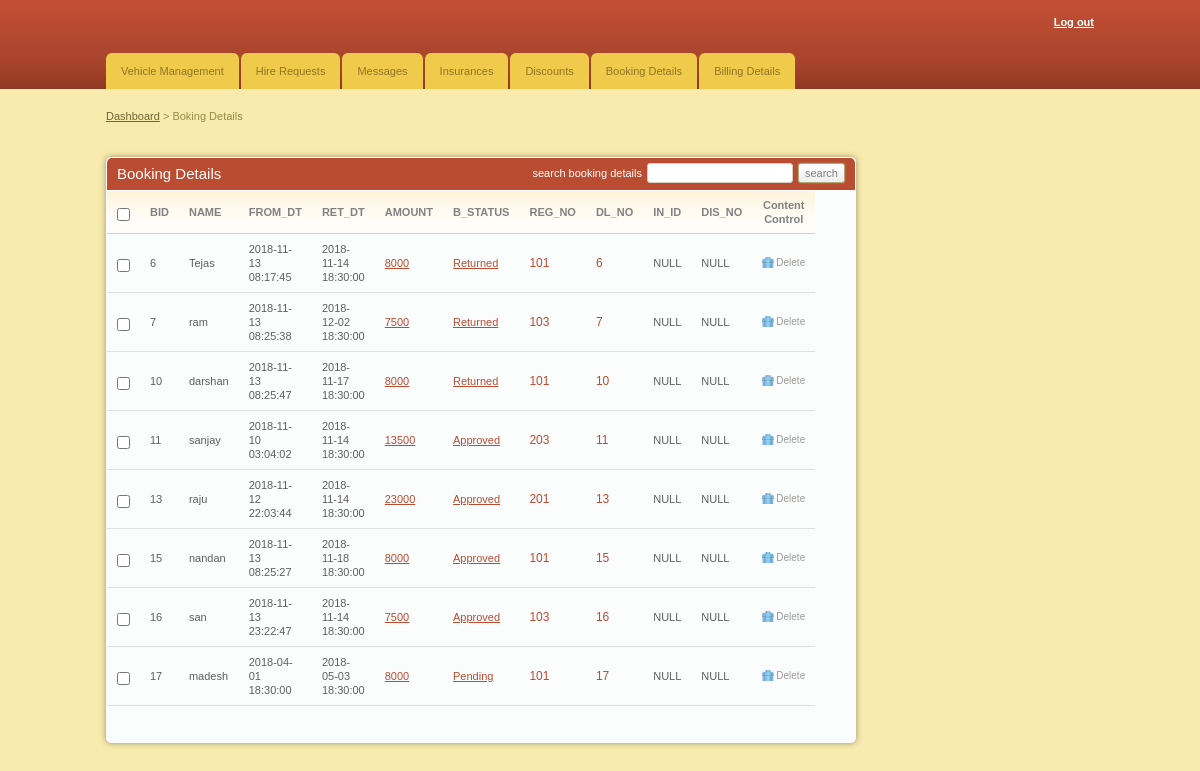
/admin/bookingdetails1.php (signed in), run on the app's committed database.
### tables this page shows
CREATE TABLE `client` (
  `client_id` int(11) NOT NULL,
  `fname` varchar(255) NOT NULL,
  `email` varchar(255) NOT NULL,
  `id_no` int(11) NOT NULL,
  `phone` int(11) DEFAULT NULL,
  `location` varchar(255) NOT NULL,
  `gender` varchar(255) NOT NULL,
  `car_id` int(11) NOT NULL,
  `status` varchar(255) NOT NULL,
  `mpesa` varchar(255) NOT NULL,
  `FROM_DT_TIME` timestamp NOT NULL DEFAULT CURRENT_TIMESTAMP ON UPDATE CURRENT_TIMESTAMP,
  `RET_DT_TIME` timestamp NOT NULL DEFAULT '0000-00-00 00:00:00'
);

CREATE TABLE `cars` (
  `car_id` int(11) NOT NULL,
  `car_name` varchar(255) NOT NULL,
  `car_type` varchar(255) NOT NULL,
  `image` text NOT NULL,
  `hire_cost` int(11) NOT NULL,
  `capacity` int(11) NOT NULL,
  `status` varchar(255) NOT NULL,
  `CAR_CATEGORY_NAME` varchar(25) NOT NULL,
  `LOC_ID` char(4) DEFAULT NULL
);

### admin/bookingdetails1.php (the view, shortened to what this page needs)
<!DOCTYPE html PUBLIC "-//W3C//DTD XHTML 1.0 Transitional//EN" "http://www.w3.org/TR/xhtml1/DTD/xhtml1-transitional.dtd">
<html xmlns="http://www.w3.org/1999/xhtml">
<head>
<link rel="stylesheet" href="css/style.css" type="text/css" media="all" />
</head>
<body>
<div id="header">
<div class="shell">
<?php
include 'menu.php';
?>
</div>
</div>
<div id="container">
<div class="shell">
<div class="small-nav">
<a href="index.php">Dashboard</a>
<span>&gt;
</span>
Boking Details
</div>
<br />
<div id="main">
<div id="content">
<div class="box" >
<div class="box-head" >
<h2 class="left">Booking Details</h2>
<div class="right">
<label>  search booking details</label>
<input type="text" class="field small-field" />
<input type="submit" class="button" value="search" />
</div>
</div>
<div class="table">
<table width="50" border="0" cellspacing="0" cellpadding="0">
<tr>
<th width="13"><input type="checkbox" class="checkbox" />
</th>
<th>BID</th>
<th>NAME</th>
<th>FROM_DT</th>
<th>RET_DT</th>
<th>AMOUNT</th>
<th>B_STATUS</th>
<th>REG_NO</th>
<th>DL_NO</th>
<th>IN_ID</th>
<th>DIS_NO</th>
<th width="110" class="ac">Content Control</th>
</tr>
<?php
include '../includes/config.php';
$select = "SELECT client.client_id,client.fname,client.phone,cars.car_name,cars.hire_cost,client.status,client.FROM_DT_TIME,client.RET_DT_TIME ,cars.car_id
FROM client JOIN cars ON client.car_id=cars.car_id";
$result = $conn->query($select);
while($row = $result->fetch_assoc()){
?>
<tr>
<td><input type="checkbox" class="checkbox" /></td>
<td><?php echo $row['client_id'] ?></td>
<td><?php echo $row['fname'] ?></td>
<td><?php echo $row['FROM_DT_TIME'] ?></td>
<td><?php echo $row['RET_DT_TIME'] ?></td>
<td><a href="#"><?php echo $row['hire_cost'] ?></a></td>
<td><a href="#"><?php echo $row['status'] ?></a></td>
<td><h3><a href="#"><?php echo $row['car_id'] ?></a></h3></td>
<td><h3><a href="#"><?php echo $row['client_id'] ?></a></h3></td>
<td><?php echo 'NULL' ?></td>
<td><?php echo 'NULL' ?></td>
<td><a href="javascript:sureToApprove(<?php echo $row['client_id'];?>)"
class="ico del">Delete</a>
</tr>
<?php
}
?>
</table>
<div class="pagging">
</div>
</div>
</div>
</div>
</div>
</body>
</html>

### admin/css/style.css (style rules this page uses)
* { padding:0; margin:0; outline:0; }
body { background:#f9ebae; font-family: Verdana, sans-serif; font-size:11px; line-height:14px; color:#5e5e5e; }
input, textarea, select { font-family: Verdana, sans-serif; font-size:13px; }
.field { border:solid 1px #d3cfc7; background:#fff; padding:5px; }
.small-field { border:solid 1px #d3cfc7; background:#fff; padding:3px 1px; font-size:11px; }
.checkbox { width:13px; height:13px; vertical-align:top; position:relative; top:2px; }
.button { background:#eee url(images/button.gif) repeat-x 0 0; border:solid 1px #b1a874; color:#7f7f7f; font-size:11px; padding:2px 6px 2px 6px; cursor:pointer; line-height:14px !important; }
a { color:#ba4c32; text-decoration: underline; cursor:pointer; }
.left, .alignleft { float:left; display:inline; }
.right, .alignright { float:right; display:inline; }
.ac { text-align: center !important; }
h2 { font-size:15px; font-weight: normal; }
h3 { font-size:12px; line-height:14px; font-weight: normal; }
h3 a { text-decoration: none; }
.shell { width:988px; margin:0 auto; }
#header { height:89px; background:url(images/header.gif); white-space:nowrap; }
#container { padding:20px 0; }
.small-nav { color:#978b48; padding-bottom:20px; }
.small-nav a { color:#6f6636; }
#content { float:left; width:750px; }
.table th { background:#fffdfa url(images/th.gif) repeat-x 0 0; color:#818181; text-align: left; padding:7px 10px; border-bottom:solid 1px #d2d1cb; }
.table td { background:#fbfcfc; border-bottom:solid 1px #e0e0e0; padding:8px 10px; }
.box { background:#fbfcfc; height:100%; padding:1px; margin-bottom:20px; }
.box-head { background:#ba4c32; height:32px; color:#fff; padding: 0 10px; line-height:32px; white-space:nowrap; border-bottom:solid 1px #fff; }
.box-head .right { padding-top:5px; line-height:13px; }
.box-head .right label, .box-head .right input { float:left; }
.box-head .right label { padding:4px 0 0 0; }
.box-head .right input { margin-left:5px; }
.pagging { height:20px; padding:8px 10px; line-height:19px; color:#949494; }
a.ico { color:#9d9c9a; font-size:10px; text-decoration: none; padding:0 0 0 14px; background-repeat:no-repeat; background-position:0 0; }
a.del { background-image:url(images/del.gif) }
.box { -moz-border-radius:5px; -webkit-border-radius:5px; -moz-box-shadow: 0 0 6px #978f6c; -webkit-box-shadow: 0 0 6px #978f6c; }
.box-head { -moz-border-radius-topleft:5px; -moz-border-radius-topright:5px; -webkit-border-top-left-radius:5px; -webkit-border-top-right-radius:5px; }
.field, .button { -moz-border-radius:4px; -webkit-border-radius:4px; }
.small-field, .button, .pagging a { -moz-border-radius:3px; -webkit-border-radius:3px; }
.button { -moz-box-shadow: 0 0 2px #978f6c; -webkit-box-shadow: 0 0 2px #978f6c; }

### data on the page
client: client_id "6", fname "Tejas", FROM_DT_TIME "2018-11-13 08:17:45", RET_DT_TIME "2018-11-14 18:30:00", car.hire_cost "8000", status "Returned", car.car_id "101"
client: client_id "7", fname "ram", FROM_DT_TIME "2018-11-13 08:25:38", RET_DT_TIME "2018-12-02 18:30:00", car.hire_cost "7500", status "Returned", car.car_id "103"
client: client_id "10", fname "darshan", FROM_DT_TIME "2018-11-13 08:25:47", RET_DT_TIME "2018-11-17 18:30:00", car.hire_cost "8000", status "Returned", car.car_id "101"
client: client_id "11", fname "sanjay", FROM_DT_TIME "2018-11-10 03:04:02", RET_DT_TIME "2018-11-14 18:30:00", car.hire_cost "13500", status "Approved", car.car_id "203"
client: client_id "13", fname "raju", FROM_DT_TIME "2018-11-12 22:03:44", RET_DT_TIME "2018-11-14 18:30:00", car.hire_cost "23000", status "Approved", car.car_id "201"
client: client_id "15", fname "nandan", FROM_DT_TIME "2018-11-13 08:25:27", RET_DT_TIME "2018-11-18 18:30:00", car.hire_cost "8000", status "Approved", car.car_id "101"
client: client_id "16", fname "san", FROM_DT_TIME "2018-11-13 23:22:47", RET_DT_TIME "2018-11-14 18:30:00", car.hire_cost "7500", status "Approved", car.car_id "103"
client: client_id "17", fname "madesh", FROM_DT_TIME "2018-04-01 18:30:00", RET_DT_TIME "2018-05-03 18:30:00", car.hire_cost "8000", status "Pending", car.car_id "101"
